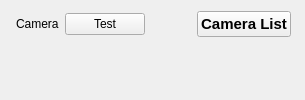
        <widget class="CardWidget" name="CameraCardWidget">
         <property name="borderRadius">
          <number>30</number>
         </property>
         <layout class="QHBoxLayout" name="horizontalLayout_3">
          <item>
           <layout class="QVBoxLayout" name="verticalLayout_2" stretch="0,10">
            <item>
             <layout class="QHBoxLayout" name="horizontalLayout_2">
              <item>
               <spacer name="horizontalSpacer_4">
                <property name="orientation">
                 <enum>Qt::Horizontal</enum>
                </property>
                <property name="sizeType">
                 <enum>QSizePolicy::Fixed</enum>
                </property>
                <property name="sizeHint" stdset="0">
                 <size>
                  <width>5</width>
                  <height>20</height>
                 </size>
                </property>
               </spacer>
              </item>
              <item>
               <widget class="StrongBodyLabel" name="CameraStrongBodyLabel">
                <property name="sizePolicy">
                 <sizepolicy hsizetype="Fixed" vsizetype="Fixed">
                  <horstretch>0</horstretch>
                  <verstretch>0</verstretch>
                 </sizepolicy>
                </property>
                <property name="text">
                 <string>Camera</string>
                </property>
                <property name="pixelFontSize" stdset="0">
                 <number>16</number>
                </property>
               </widget>
              </item>
              <item>
               <widget class="PrimaryPushButton" name="cameraTestPrimaryPushButton">
                <property name="text">
                 <string>Test</string>
                </property>
                <property name="fluentIcon">
                 <number>32</number>
                </property>
               </widget>
              </item>
              <item>
               <widget class="SwitchButton" name="CameraSwitchButton"/>
              </item>
              <item>
               <spacer name="horizontalSpacer_3">
                <property name="orientation">
                 <enum>Qt::Horizontal</enum>
                </property>
                <property name="sizeHint" stdset="0">
                 <size>
                  <width>40</width>
                  <height>20</height>
                 </size>
                </property>
               </spacer>
              </item>
              <item>
               <widget class="TransparentDropDownPushButton" name="CameralListTransparentDropDownPushButton">
                <property name="sizePolicy">
                 <sizepolicy hsizetype="Fixed" vsizetype="Fixed">
                  <horstretch>0</horstretch>
                  <verstretch>0</verstretch>
                 </sizepolicy>
                </property>
                <property name="font">
                 <font>
                  <family>Arial</family>
                  <pointsize>11</pointsize>
                  <weight>75</weight>
                  <bold>true</bold>
                 </font>
                </property>
                <property name="text">
                 <string>Camera List</string>
                </property>
                <property name="fluentIcon">
                 <number>62</number>
                </property>
                <property name="hasIcon" stdset="0">
                 <bool>true</bool>
                </property>
               </widget>
              </item>
              <item>
               <spacer name="horizontalSpacer_5">
                <property name="orientation">
                 <enum>Qt::Horizontal</enum>
                </property>
                <property name="sizeType">
                 <enum>QSizePolicy::Fixed</enum>
                </property>
                <property name="sizeHint" stdset="0">
                 <size>
                  <width>3</width>
                  <height>20</height>
                 </size>
                </property>
               </spacer>
              </item>
             </layout>
            </item>
            <item>
             <layout class="QHBoxLayout" name="horizontalLayout">
              <item>
               <spacer name="horizontalSpacer">
                <property name="orientation">
                 <enum>Qt::Horizontal</enum>
                </property>
                <property name="sizeType">
                 <enum>QSizePolicy::Fixed</enum>
                </property>
                <property name="sizeHint" stdset="0">
                 <size>
                  <width>10</width>
                  <height>20</height>
                 </size>
                </property>
               </spacer>
              </item>
              <item>
               <layout class="QVBoxLayout" name="verticalLayout">
                <item>
                 <spacer name="verticalSpacer">
                  <property name="orientation">
                   <enum>Qt::Vertical</enum>
                  </property>
                  <property name="sizeType">
                   <enum>QSizePolicy::Fixed</enum>
                  </property>
                  <property name="sizeHint" stdset="0">
                   <size>
                    <width>20</width>
                    <height>10</height>
                   </size>
                  </property>
                 </spacer>
                </item>
                <item>
                 <widget class="ImageLabel" name="cameraImageLabel">
                  <property name="sizePolicy">
                   <sizepolicy hsizetype="Ignored" vsizetype="Ignored">
                    <horstretch>0</horstretch>
                    <verstretch>0</verstretch>
                   </sizepolicy>
                  </property>
                  <property name="minimumSize">
                   <size>
                    <width>0</width>
                    <height>0</height>
                   </size>
                  </property>
                  <property name="maximumSize">
                   <size>
                    <width>16777215</width>
                    <height>16777215</height>
                   </size>
                  </property>
                  <property name="scaledContents">
                   <bool>true</bool>
                  </property>
                  <property name="topLeftRadius" stdset="0">
                   <number>20</number>
                  </property>
                  <property name="topRightRadius" stdset="0">
                   <number>20</number>
                  </property>
                  <property name="bottomLeftRadius" stdset="0">
                   <number>20</number>
                  </property>
                  <property name="bottomRightRadius" stdset="0">
                   <number>20</number>
                  </property>
                 </widget>
                </item>
                <item>
                 <spacer name="verticalSpacer_2">
                  <property name="orientation">
                   <enum>Qt::Vertical</enum>
                  </property>
                  <property name="sizeType">
                   <enum>QSizePolicy::Fixed</enum>
                  </property>
                  <property name="sizeHint" stdset="0">
                   <size>
                    <width>20</width>
                    <height>10</height>
                   </size>
                  </property>
                 </spacer>
                </item>
               </layout>
              </item>
              <item>
               <spacer name="horizontalSpacer_2">
                <property name="orientation">
                 <enum>Qt::Horizontal</enum>
                </property>
                <property name="sizeType">
                 <enum>QSizePolicy::Fixed</enum>
                </property>
                <property name="sizeHint" stdset="0">
                 <size>
                  <width>10</width>
                  <height>20</height>
                 </size>
                </property>
               </spacer>
              </item>
             </layout>
            </item>
           </layout>
          </item>
         </layout>
        </widget>
